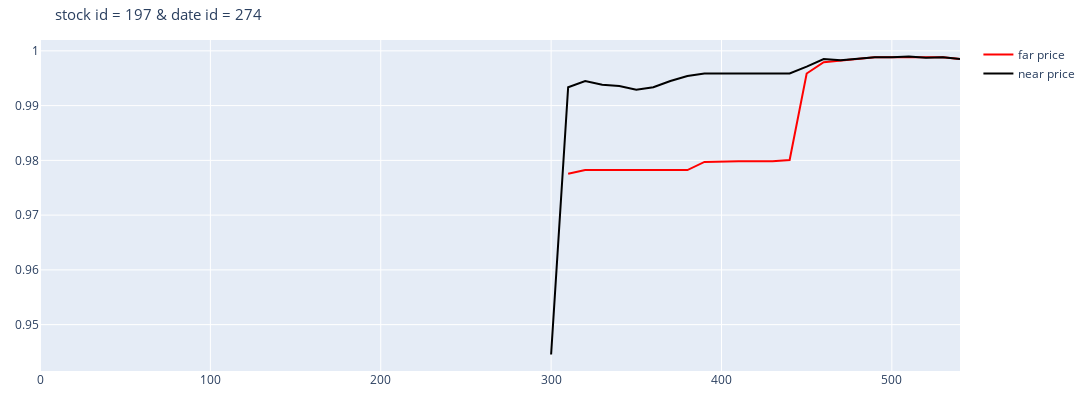

The notebook cell saved with this chart:
### Markdown cell above
該股票的單日far price與near price波動情況

### Code cell
fig = go.Figure()
dt = stock_id_df[stock_id_df['date_id']==274]

fig.add_trace(
    go.Scatter(x = dt['seconds_in_bucket'], 
            y = dt['far_price'], 
            name = 'far price',
            line = dict(color = 'red')))

fig.add_trace(
    go.Scatter(x = dt['seconds_in_bucket'], 
            y = dt['near_price'], 
            name = 'near price',
            line = dict(color = 'black')))

fig.update_layout(title = "stock id = "+str(id)+" & date id = 274",
                title_font = dict(size = 15),
                showlegend = True,
                width = 1200,
                height = 400,
                margin = dict(l = 40, r = 40, t = 40, b = 20))

### Figure 1 — Plotly figure (JSON) as saved in the notebook; plotly's stock layout.template omitted (floating-point values rounded to 4 significant figures)
{"data": [{"line": {"color": "red"}, "name": "far price", "type": "scatter", "x": [0, 10, 20, 30, 40, 50, 60, 70, 80, 90, 100, 110, 120, 130, 140, 150, 160, 170, 180, 190, 200, 210, 220, 230, 240, 250, 260, 270, 280, 290, 300, 310, 320, 330, 340, 350, 360, 370, 380, 390, 400, 410, 420, 430, 440, 450, 460, 470, 480, 490, 500, 510, 520, 530, 540], "y": [null, null, null, null, null, null, null, null, null, null, null, null, null, null, null, null, null, null, null, null, null, null, null, null, null, null, null, null, null, null, null, 0.9775, 0.9782, 0.9782, 0.9782, 0.9782, 0.9782, 0.9782, 0.9782, 0.9797, 0.9798, 0.9798, 0.9798, 0.9798, 0.9801, 0.9959, 0.9979, 0.9983, 0.9986, 0.9988, 0.9988, 0.9988, 0.9987, 0.9988, 0.9985]}, {"line": {"color": "black"}, "name": "near price", "type": "scatter", "x": [0, 10, 20, 30, 40, 50, 60, 70, 80, 90, 100, 110, 120, 130, 140, 150, 160, 170, 180, 190, 200, 210, 220, 230, 240, 250, 260, 270, 280, 290, 300, 310, 320, 330, 340, 350, 360, 370, 380, 390, 400, 410, 420, 430, 440, 450, 460, 470, 480, 490, 500, 510, 520, 530, 540], "y": [null, null, null, null, null, null, null, null, null, null, null, null, null, null, null, null, null, null, null, null, null, null, null, null, null, null, null, null, null, null, 0.9446, 0.9933, 0.9945, 0.9938, 0.9936, 0.9929, 0.9933, 0.9945, 0.9954, 0.9959, 0.9959, 0.9959, 0.9959, 0.9959, 0.9959, 0.9971, 0.9985, 0.9983, 0.9986, 0.9988, 0.9988, 0.999, 0.9987, 0.9988, 0.9985]}], "layout": {"height": 400, "margin": {"b": 20, "l": 40, "r": 40, "t": 40}, "showlegend": true, "title": {"font": {"size": 15}, "text": "stock id = 197 & date id = 274"}, "width": 1200}}
